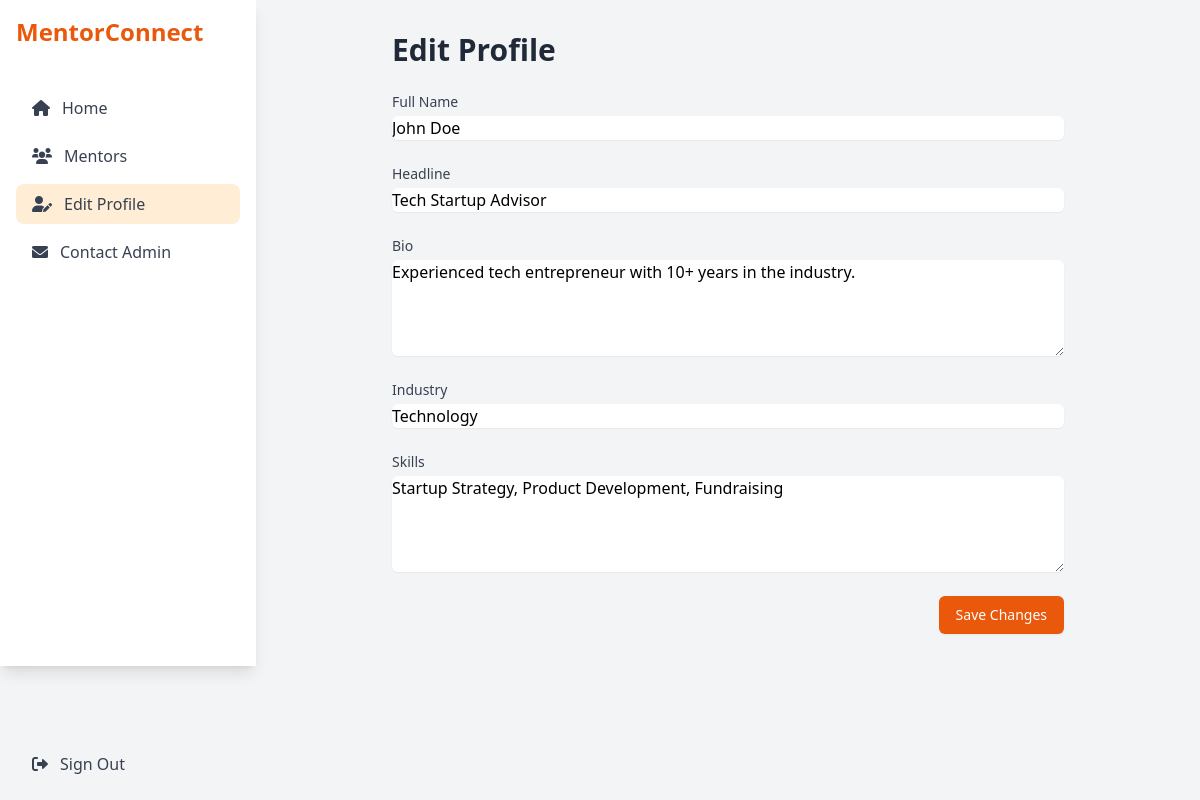
The page /profile_edit.php (signed in) on the database its author committed.
### tables this page shows
CREATE TABLE IF NOT EXISTS profiles (
    user_id INT PRIMARY KEY,
    full_name VARCHAR(255),
    headline VARCHAR(255),
    bio TEXT,
    industry VARCHAR(255),
    skills_or_needs TEXT,
    updated_at TIMESTAMP DEFAULT CURRENT_TIMESTAMP ON UPDATE CURRENT_TIMESTAMP,
    FOREIGN KEY (user_id) REFERENCES users(id) ON DELETE CASCADE
);

### profile_edit.php (the view, shortened to what this page needs)
<?php
require_once 'backend/db_connect.php';
$user_id = $_SESSION['user_id'];
$stmt = $conn->prepare("SELECT * FROM profiles WHERE user_id = ?");
$stmt->bind_param("i", $user_id);
$stmt->execute();
$result = $stmt->get_result();
$profile = $result->fetch_assoc();
?>
<!DOCTYPE html>
<html lang="en">
<head>
    <script src="https://cdn.tailwindcss.com"></script>
    <link href="https://cdnjs.cloudflare.com/ajax/libs/font-awesome/6.0.0/css/all.min.css" rel="stylesheet">
</head>
<body class="bg-gray-100 min-h-screen">
    <div class="flex">
        <div class="w-64 bg-white shadow-lg">
            <div class="p-4">
                <h1 class="text-2xl font-bold text-orange-600">MentorConnect</h1>
            </div>
            <nav class="mt-6">
                <div class="px-4 space-y-2">
                    <a href="dashboard.php" class="flex items-center px-4 py-2 text-gray-700 hover:bg-gray-100 rounded-lg">
                        <i class="fas fa-home mr-3"></i>
                        Home
                    </a>
                    <a href="mentor_directory.php" class="flex items-center px-4 py-2 text-gray-700 hover:bg-gray-100 rounded-lg">
                        <i class="fas fa-users mr-3"></i>
                        Mentors
                    </a>
                    <a href="profile_edit.php" class="flex items-center px-4 py-2 text-gray-700 bg-orange-100 rounded-lg">
                        <i class="fas fa-user-edit mr-3"></i>
                        Edit Profile
                    </a>
                    <a href="#" class="flex items-center px-4 py-2 text-gray-700 hover:bg-gray-100 rounded-lg">
                        <i class="fas fa-envelope mr-3"></i>
                        Contact Admin
                    </a>
                </div>
            </nav>
            <div class="absolute bottom-0 w-64 p-4">
                <a href="logout.php" class="flex items-center px-4 py-2 text-gray-700 hover:bg-gray-100 rounded-lg">
                    <i class="fas fa-sign-out-alt mr-3"></i>
                    Sign Out
                </a>
            </div>
        </div>
        <div class="flex-1 p-8">
            <div class="max-w-2xl mx-auto">
                <h1 class="text-3xl font-bold text-gray-800 mb-6">Edit Profile</h1>
                <form method="POST" action="profile_edit.php" class="space-y-6">
                    <div>
                        <label for="full_name" class="block text-sm font-medium text-gray-700">Full Name</label>
                        <input type="text" id="full_name" name="full_name" required
                               value="<?php echo htmlspecialchars($profile['full_name'] ?? ''); ?>"
                               class="mt-1 block w-full rounded-md border-gray-300 shadow-sm focus:border-orange-500 focus:ring-orange-500">
                    </div>
                    <div>
                        <label for="headline" class="block text-sm font-medium text-gray-700">Headline</label>
                        <input type="text" id="headline" name="headline"
                               value="<?php echo htmlspecialchars($profile['headline'] ?? ''); ?>"
                               class="mt-1 block w-full rounded-md border-gray-300 shadow-sm focus:border-orange-500 focus:ring-orange-500"
                               placeholder="e.g., Marketing Expert or Tech Startup Founder">
                    </div>
                    <div>
                        <label for="bio" class="block text-sm font-medium text-gray-700">Bio</label>
                        <textarea id="bio" name="bio" rows="4"
                                  class="mt-1 block w-full rounded-md border-gray-300 shadow-sm focus:border-orange-500 focus:ring-orange-500"
                                  placeholder="Tell us about yourself..."><?php echo htmlspecialchars($profile['bio'] ?? ''); ?></textarea>
                    </div>
                    <div>
                        <label for="industry" class="block text-sm font-medium text-gray-700">Industry</label>
                        <input type="text" id="industry" name="industry"
                               value="<?php echo htmlspecialchars($profile['industry'] ?? ''); ?>"
                               class="mt-1 block w-full rounded-md border-gray-300 shadow-sm focus:border-orange-500 focus:ring-orange-500"
                               placeholder="e.g., Technology, Healthcare, Finance">
                    </div>
                    <div>
                        <label for="skills_or_needs" class="block text-sm font-medium text-gray-700">
                            <?php echo $_SESSION['user_type'] === 'mentor' ? 'Skills' : 'Areas of Interest'; ?>
                        </label>
                        <textarea id="skills_or_needs" name="skills_or_needs" rows="4"
                                  class="mt-1 block w-full rounded-md border-gray-300 shadow-sm focus:border-orange-500 focus:ring-orange-500"
                                  placeholder="<?php echo $_SESSION['user_type'] === 'mentor' ? 'List your expertise areas...' : 'What areas would you like mentorship in?'; ?>"><?php echo htmlspecialchars($profile['skills_or_needs'] ?? ''); ?></textarea>
                    </div>
                    <div class="flex justify-end">
                        <button type="submit"
                                class="inline-flex justify-center py-2 px-4 border border-transparent shadow-sm text-sm font-medium rounded-md text-white bg-orange-600 hover:bg-orange-700 focus:outline-none focus:ring-2 focus:ring-offset-2 focus:ring-orange-500">
                            Save Changes
                        </button>
                    </div>
                </form>
            </div>
        </div>
    </div>
</body>
</html>

### rows shown on the page
profiles: full_name "John Doe", headline "Tech Startup Advisor", bio "Experienced tech entrepreneur with 10+ years in the industry.", industry "Technology", skills_or_needs "Startup Strategy, Product Development, Fundraising"
